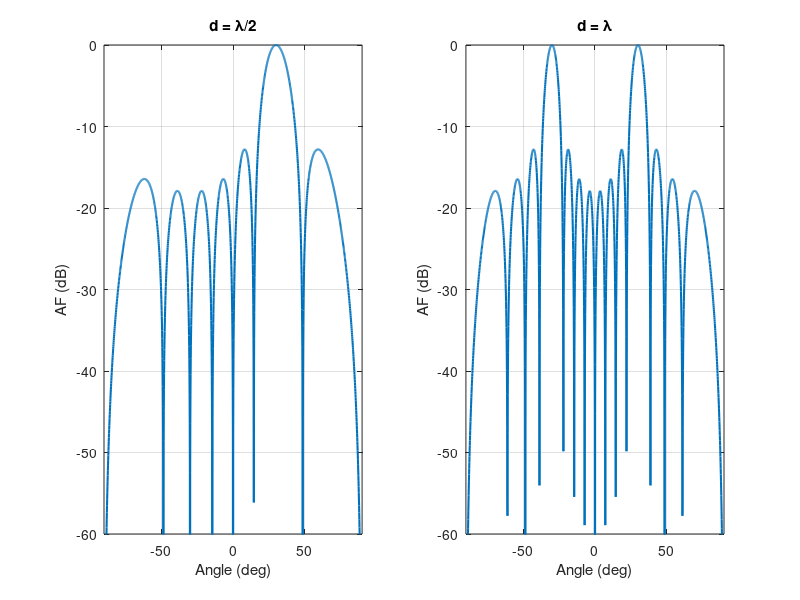

This chart was generated by the following MATLAB code:
clear; clc; close all;

c = 3e8;
fc = 10e9;
lambda = c/fc;

N = 8;
n = 0:N-1;

theta0 = 30;
theta = -90:0.1:90;

k = 2*pi/lambda;

spacing_list = [lambda/2 lambda];

figure;

for p = 1:length(spacing_list)

    d = spacing_list(p);

    w = exp(-1j*k*d*n*sind(theta0));

    AF = zeros(size(theta));

    for idx = 1:length(theta)

        a = exp(1j*k*d*n*sind(theta(idx)));

        AF(idx) = abs(sum(w.*a));

    end

    AF = AF/max(AF);

    AF_dB = 20*log10(AF+1e-12);

    subplot(1,2,p)

    plot(theta,AF_dB,'LineWidth',1.5)

    grid on

    if d == lambda/2
        title('d = \lambda/2')
    else
        title('d = \lambda')
    end

    ylim([-60 0])
    xlim([-90 90])

    xlabel('Angle (deg)')
    ylabel('AF (dB)')

end
